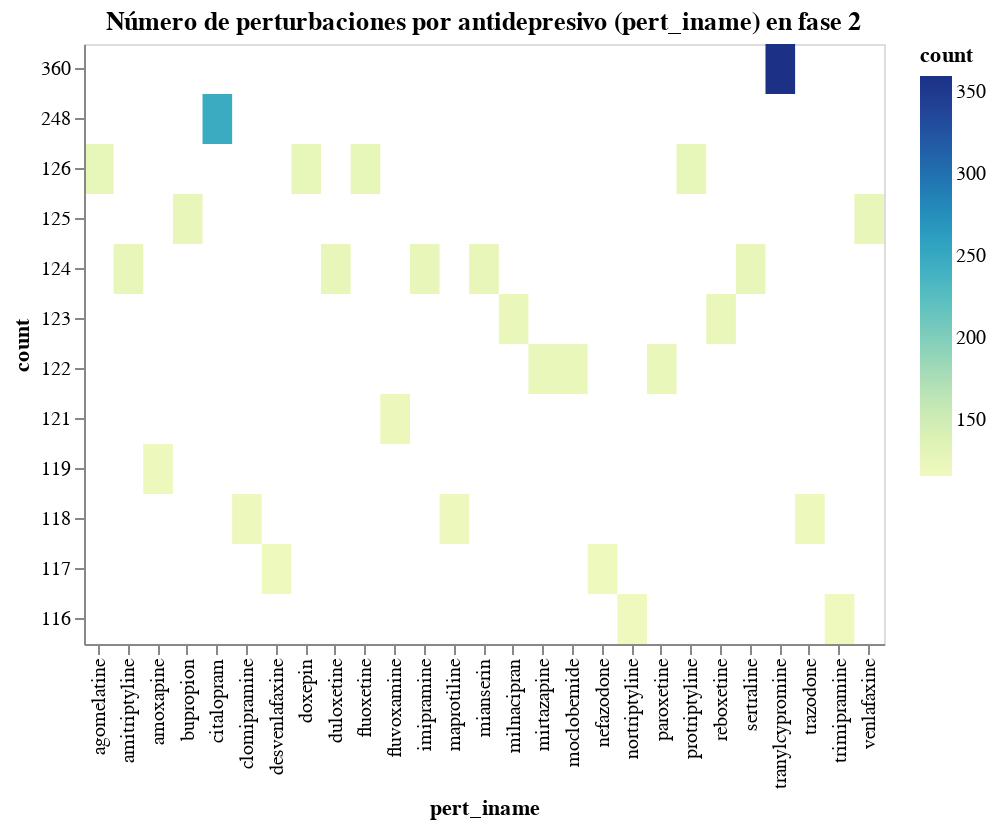

Source (notebook cell):
### Code cell
alt.Chart(num_pert_iname_phase2).mark_rect().encode(
    x='pert_iname:O',
    y=alt.Y('count:O', sort='-y'),
    color='count:Q',
    tooltip=['pert_iname:N', 'count:Q']
).properties(
    title='Número de perturbaciones por antidepresivo (pert_iname) en fase 2',
    width=400,
    height=300
).display()

### Figure 1 — Vega-Lite specification as saved in the notebook (floating-point values rounded to 4 significant figures)
{"config": {"view": {"continuousWidth": 400, "continuousHeight": 300}}, "data": {"name": "data-e925703c44a02307566bd5ace00cd630"}, "mark": "rect", "encoding": {"color": {"field": "count", "type": "quantitative"}, "tooltip": [{"field": "pert_iname", "type": "nominal"}, {"field": "count", "type": "quantitative"}], "x": {"field": "pert_iname", "type": "ordinal"}, "y": {"field": "count", "sort": "-y", "type": "ordinal"}}, "height": 300, "title": "Número de perturbaciones por antidepresivo (pert_iname) en fase 2", "width": 400, "$schema": "https://vega.github.io/schema/vega-lite/v4.17.0.json", "datasets": {"data-e925703c44a02307566bd5ace00cd630": [{"pert_iname": "agomelatine", "count": 126}, {"pert_iname": "amitriptyline", "count": 124}, {"pert_iname": "amoxapine", "count": 119}, {"pert_iname": "bupropion", "count": 125}, {"pert_iname": "citalopram", "count": 248}, {"pert_iname": "clomipramine", "count": 118}, {"pert_iname": "desvenlafaxine", "count": 117}, {"pert_iname": "doxepin", "count": 126}, {"pert_iname": "duloxetine", "count": 124}, {"pert_iname": "fluoxetine", "count": 126}, {"pert_iname": "fluvoxamine", "count": 121}, {"pert_iname": "imipramine", "count": 124}, {"pert_iname": "maprotiline", "count": 118}, {"pert_iname": "mianserin", "count": 124}, {"pert_iname": "milnacipran", "count": 123}, {"pert_iname": "mirtazapine", "count": 122}, {"pert_iname": "moclobemide", "count": 122}, {"pert_iname": "nefazodone", "count": 117}, {"pert_iname": "nortriptyline", "count": 116}, {"pert_iname": "paroxetine", "count": 122}, {"pert_iname": "protriptyline", "count": 126}, {"pert_iname": "reboxetine", "count": 123}, {"pert_iname": "sertraline", "count": 124}, {"pert_iname": "tranylcypromine", "count": 360}, {"pert_iname": "trazodone", "count": 118}, {"pert_iname": "trimipramine", "count": 116}, {"pert_iname": "venlafaxine", "count": 125}]}}
